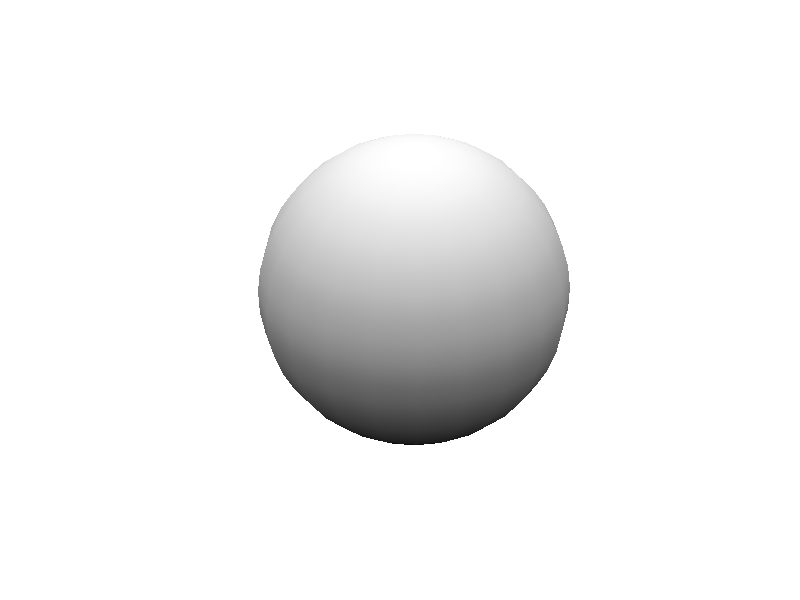

This figure's MATLAB source: (Note: this script raises an error after producing the figure.)
function h_PoincareSphere = poincare_sphere()
% Plot a Poincar sphere

leftbottom = 50;
width = 800;
height = 600;
h_PoincareSphere = figure('visible','on');
set(gcf,'position', ...
    [leftbottom,leftbottom,leftbottom+width,leftbottom+height])
sphere
axis('equal','off')
colormap(gray)
shading interp
alpha(0.6)
view([135,25])
hold on
plot3([0,2],[0,0],[0,0],'k-','linewidth',2)
plot3([0,0],[0,2],[0,0],'k-','linewidth',2)
plot3([0,0],[0,0],[0,1.5],'k-','linewidth',2)
theta_tmp = linspace(0,2*pi,60);
x_tmp = cos(theta_tmp);
y_tmp = sin(theta_tmp);
z_tmp = zeros(1,length(theta_tmp));
plot3(x_tmp,y_tmp,z_tmp,'k-','linewidth',1)
x_tmp = cos(theta_tmp);
y_tmp = zeros(1,length(theta_tmp));
z_tmp = sin(theta_tmp);
plot3(x_tmp,y_tmp,z_tmp,'k-','linewidth',1)
x_tmp = zeros(1,length(theta_tmp));
y_tmp = cos(theta_tmp);
z_tmp = sin(theta_tmp);
plot3(x_tmp,y_tmp,z_tmp,'k-','linewidth',1)
clear *tmp
text(2.1,0,0,'S_1','FontWeight','b','FontSize',14)
text(0,2.1,0,'S_2','FontWeight','b','FontSize',14)
text(0,0,1.6,'S_3','FontWeight','b','FontSize',14)
